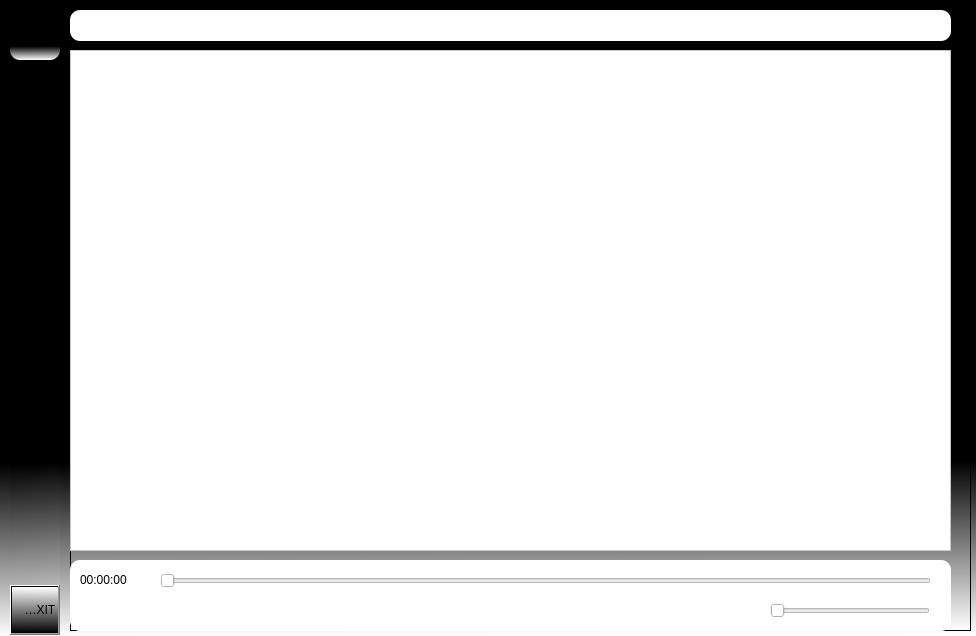
<?xml version="1.0" encoding="UTF-8"?>
<ui version="4.0">
 <class>MainWindow</class>
 <widget class="QMainWindow" name="MainWindow">
  <property name="geometry">
   <rect>
    <x>0</x>
    <y>0</y>
    <width>976</width>
    <height>636</height>
   </rect>
  </property>
  <property name="windowTitle">
   <string>MainWindow</string>
  </property>
  <property name="styleSheet">
   <string notr="true">background-color:qlineargradient(spread:pad, x1:0.5, y1:0, x2:0.505, y2:1, stop:0.725962 rgba(0, 0, 0, 255), stop:1 rgba(255, 255, 255, 255))</string>
  </property>
  <widget class="QWidget" name="centralwidget">
   <property name="styleSheet">
    <string notr="true"/>
   </property>
   <widget class="QWidget" name="leftMenu" native="true">
    <property name="enabled">
     <bool>true</bool>
    </property>
    <property name="geometry">
     <rect>
      <x>10</x>
      <y>10</y>
      <width>50</width>
      <height>625</height>
     </rect>
    </property>
    <property name="minimumSize">
     <size>
      <width>50</width>
      <height>0</height>
     </size>
    </property>
    <property name="maximumSize">
     <size>
      <width>50</width>
      <height>16777215</height>
     </size>
    </property>
    <layout class="QVBoxLayout" name="verticalLayout_3">
     <property name="spacing">
      <number>0</number>
     </property>
     <property name="leftMargin">
      <number>0</number>
     </property>
     <property name="topMargin">
      <number>0</number>
     </property>
     <property name="rightMargin">
      <number>0</number>
     </property>
     <property name="bottomMargin">
      <number>0</number>
     </property>
     <item>
      <layout class="QHBoxLayout" name="horizontalLayout">
       <property name="spacing">
        <number>0</number>
       </property>
      </layout>
     </item>
     <item>
      <widget class="QLabel" name="logoLabel_3">
       <property name="minimumSize">
        <size>
         <width>50</width>
         <height>50</height>
        </size>
       </property>
       <property name="maximumSize">
        <size>
         <width>50</width>
         <height>50</height>
        </size>
       </property>
       <property name="styleSheet">
        <string notr="true">border-radius:10px
</string>
       </property>
       <property name="text">
        <string/>
       </property>
       <property name="pixmap">
        <pixmap>../img/logo1.png</pixmap>
       </property>
       <property name="scaledContents">
        <bool>true</bool>
       </property>
       <property name="margin">
        <number>8</number>
       </property>
      </widget>
     </item>
     <item>
      <spacer name="verticalSpacer">
       <property name="orientation">
        <enum>Qt::Vertical</enum>
       </property>
       <property name="sizeHint" stdset="0">
        <size>
         <width>20</width>
         <height>500</height>
        </size>
       </property>
      </spacer>
     </item>
     <item>
      <widget class="QToolButton" name="exitButton">
       <property name="sizePolicy">
        <sizepolicy hsizetype="Expanding" vsizetype="Fixed">
         <horstretch>0</horstretch>
         <verstretch>0</verstretch>
        </sizepolicy>
       </property>
       <property name="minimumSize">
        <size>
         <width>0</width>
         <height>50</height>
        </size>
       </property>
       <property name="cursor">
        <cursorShape>PointingHandCursor</cursorShape>
       </property>
       <property name="styleSheet">
        <string notr="true">background-color:qlineargradient(spread:pad, x1:0.928, y1:1, x2:0.932692, y2:0, stop:0 rgba(0, 0, 0, 255), stop:1 rgba(255, 255, 255, 255))</string>
       </property>
       <property name="text">
        <string>       EXIT</string>
       </property>
       <property name="icon">
        <iconset>
         <normaloff>../img/right-from-bracket-solid.svg</normaloff>../img/right-from-bracket-solid.svg</iconset>
       </property>
       <property name="iconSize">
        <size>
         <width>25</width>
         <height>25</height>
        </size>
       </property>
       <property name="toolButtonStyle">
        <enum>Qt::ToolButtonTextBesideIcon</enum>
       </property>
      </widget>
     </item>
    </layout>
   </widget>
   <widget class="QFrame" name="watchFrame">
    <property name="geometry">
     <rect>
      <x>70</x>
      <y>10</y>
      <width>901</width>
      <height>621</height>
     </rect>
    </property>
    <property name="frameShape">
     <enum>QFrame::StyledPanel</enum>
    </property>
    <property name="frameShadow">
     <enum>QFrame::Raised</enum>
    </property>
    <widget class="QFrame" name="menuBar">
     <property name="geometry">
      <rect>
       <x>0</x>
       <y>0</y>
       <width>881</width>
       <height>31</height>
      </rect>
     </property>
     <property name="styleSheet">
      <string notr="true">background-color:rgb(255, 255, 255);
border-radius:10px</string>
     </property>
     <property name="frameShape">
      <enum>QFrame::StyledPanel</enum>
     </property>
     <property name="frameShadow">
      <enum>QFrame::Raised</enum>
     </property>
    </widget>
    <widget class="QFrame" name="viewFrame">
     <property name="geometry">
      <rect>
       <x>0</x>
       <y>40</y>
       <width>881</width>
       <height>501</height>
      </rect>
     </property>
     <property name="styleSheet">
      <string notr="true">background-color:rgb(255, 255, 255);
</string>
     </property>
     <property name="frameShape">
      <enum>QFrame::StyledPanel</enum>
     </property>
     <property name="frameShadow">
      <enum>QFrame::Raised</enum>
     </property>
    </widget>
    <widget class="QFrame" name="controlFrame">
     <property name="geometry">
      <rect>
       <x>0</x>
       <y>550</y>
       <width>881</width>
       <height>71</height>
      </rect>
     </property>
     <property name="styleSheet">
      <string notr="true">background-color:rgb(255, 255, 255);
border-radius:10px</string>
     </property>
     <property name="frameShape">
      <enum>QFrame::StyledPanel</enum>
     </property>
     <property name="frameShadow">
      <enum>QFrame::Raised</enum>
     </property>
     <widget class="QSlider" name="durationBar">
      <property name="geometry">
       <rect>
        <x>90</x>
        <y>10</y>
        <width>771</width>
        <height>22</height>
       </rect>
      </property>
      <property name="orientation">
       <enum>Qt::Horizontal</enum>
      </property>
     </widget>
     <widget class="QLabel" name="timeLabel">
      <property name="geometry">
       <rect>
        <x>10</x>
        <y>10</y>
        <width>81</width>
        <height>20</height>
       </rect>
      </property>
      <property name="text">
       <string>00:00:00</string>
      </property>
     </widget>
     <widget class="QSlider" name="volumeBar">
      <property name="geometry">
       <rect>
        <x>700</x>
        <y>40</y>
        <width>160</width>
        <height>22</height>
       </rect>
      </property>
      <property name="orientation">
       <enum>Qt::Horizontal</enum>
      </property>
     </widget>
     <widget class="QPushButton" name="volumeBtn">
      <property name="geometry">
       <rect>
        <x>650</x>
        <y>30</y>
        <width>41</width>
        <height>41</height>
       </rect>
      </property>
      <property name="styleSheet">
       <string notr="true"/>
      </property>
      <property name="text">
       <string/>
      </property>
      <property name="icon">
       <iconset>
        <normaloff>../img/volume-high-solid.svg</normaloff>../img/volume-high-solid.svg</iconset>
      </property>
      <property name="iconSize">
       <size>
        <width>30</width>
        <height>20</height>
       </size>
      </property>
     </widget>
     <widget class="QPushButton" name="pauseBtn">
      <property name="geometry">
       <rect>
        <x>430</x>
        <y>30</y>
        <width>41</width>
        <height>31</height>
       </rect>
      </property>
      <property name="styleSheet">
       <string notr="true"/>
      </property>
      <property name="text">
       <string/>
      </property>
      <property name="icon">
       <iconset>
        <normaloff>../img/pause-solid.svg</normaloff>../img/pause-solid.svg</iconset>
      </property>
     </widget>
     <widget class="QPushButton" name="playBtn">
      <property name="geometry">
       <rect>
        <x>430</x>
        <y>30</y>
        <width>41</width>
        <height>31</height>
       </rect>
      </property>
      <property name="styleSheet">
       <string notr="true"/>
      </property>
      <property name="text">
       <string/>
      </property>
      <property name="icon">
       <iconset>
        <normaloff>../img/play-solid.svg</normaloff>../img/play-solid.svg</iconset>
      </property>
     </widget>
    </widget>
   </widget>
  </widget>
 </widget>
 <resources/>
 <connections/>
</ui>
